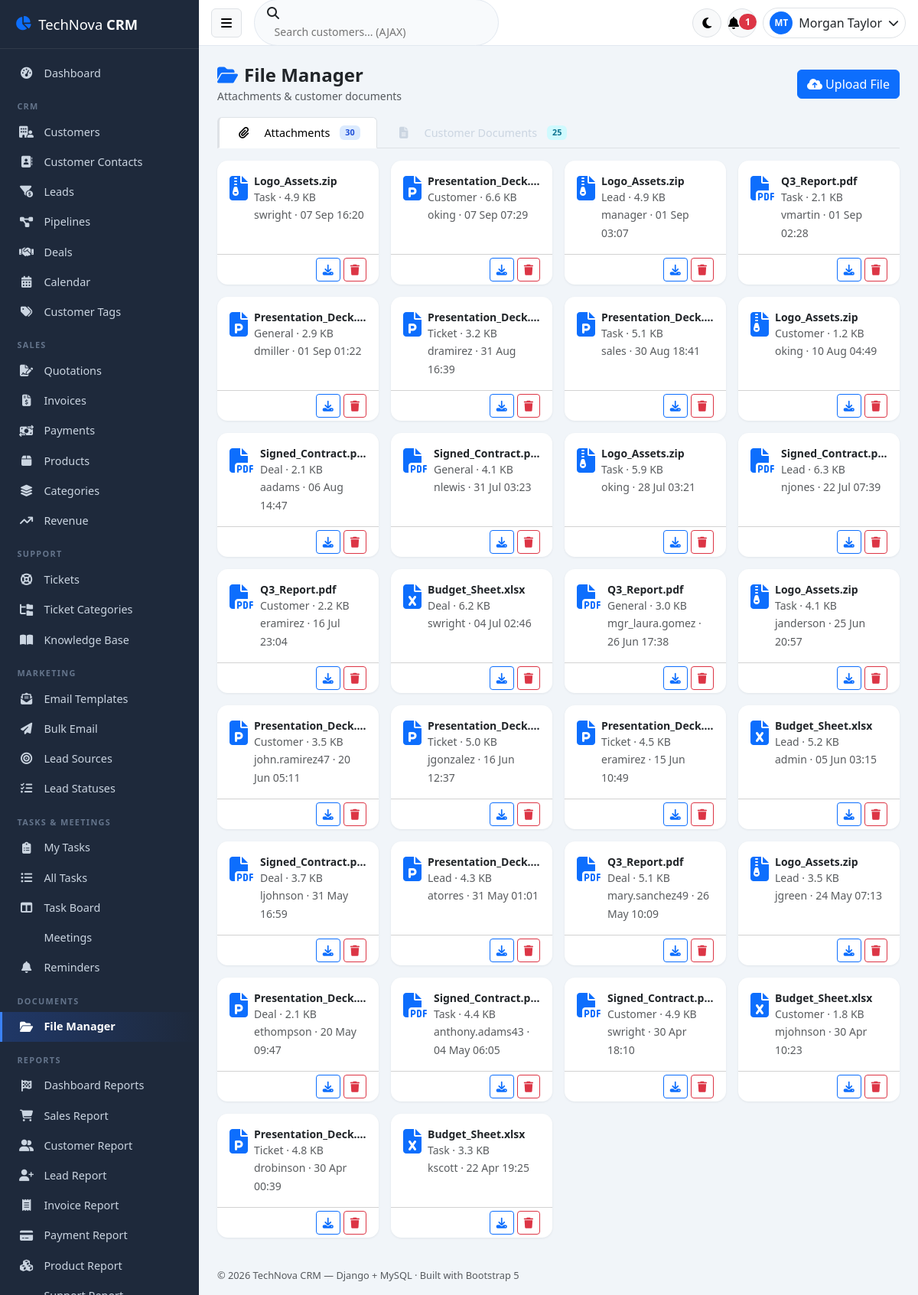
The page /file-manager/ (signed in) on the database its author committed.
### crm/models.py (models this page shows, shortened)
class User(AbstractBaseUser):
    STATUS_CHOICES = [('Active', 'Active'), ('Inactive', 'Inactive'), ('Suspended', 'Suspended')]
    role = models.ForeignKey(Role, on_delete=models.PROTECT, db_column='role_id', null=True)
    first_name = models.CharField(max_length=50)
    last_name = models.CharField(max_length=50)
    username = models.CharField(max_length=50, unique=True)
    email = models.EmailField(max_length=100, unique=True)
    phone = models.CharField(max_length=20, blank=True, default='')
    avatar = models.ImageField(upload_to='avatars/', blank=True, null=True)
    address = models.CharField(max_length=255, blank=True, default='')
    status = models.CharField(max_length=20, choices=STATUS_CHOICES, default='Active')
    last_login = models.DateTimeField(blank=True, null=True)
    remember_token = models.CharField(max_length=100, blank=True, default='')
    created_at = models.DateTimeField(auto_now_add=True)
    updated_at = models.DateTimeField(auto_now=True)
    objects = UserManager()
    USERNAME_FIELD = 'username'
    REQUIRED_FIELDS = ['email', 'first_name', 'last_name']
    class Meta:
        db_table = 'users'
    @property
    def is_active(self):
        return self.status == 'Active'
    @property
    def full_name(self):
        return f'{self.first_name} {self.last_name}'.strip()
    def get_full_name(self):
        return self.full_name

class Attachment(models.Model):
    MODULE_CHOICES = [('customer', 'Customer'), ('lead', 'Lead'), ('deal', 'Deal'), ('task', 'Task'),
                      ('ticket', 'Ticket'), ('invoice', 'Invoice'), ('quote', 'Quote'), ('general', 'General')]
    user = models.ForeignKey(User, on_delete=models.SET_NULL, db_column='user_id', null=True)
    module = models.CharField(max_length=20, choices=MODULE_CHOICES, default='general')
    record_id = models.IntegerField(null=True, blank=True)
    file_name = models.CharField(max_length=255)
    file_path = models.FileField(upload_to='attachments/')
    file_type = models.CharField(max_length=100, blank=True, default='')
    file_size = models.BigIntegerField(default=0)
    created_at = models.DateTimeField(auto_now_add=True)
    class Meta:
        db_table = 'attachments'

### crm/views/misc_views.py (the view)
# urls.py: path('file-manager/', views.file_manager, name='file_manager'),
@crm_login_required
def file_manager(request):
    attachments = Attachment.objects.select_related('user').order_by('-created_at')[:100]
    docs = CustomerDocument.objects.select_related('customer', 'uploaded_by').order_by('-created_at')[:100]
    return render(request, 'misc/file_manager.html', {
        'attachments': attachments,
        'documents': docs,
    })

### templates/misc/file_manager.html (shortened to what this page needs)
{% extends 'base.html' %}
{% load crm_extras %}
{% block content %}
<div class="d-flex justify-content-between align-items-center mb-3 flex-wrap gap-2">
    <div>
        <h4 class="fw-bold mb-0"><i class="fa-solid fa-folder-open text-primary me-2"></i>File Manager</h4>
        <small class="text-muted">Attachments &amp; customer documents</small>
    </div>
    <button class="btn btn-primary" onclick="$('#uploadInput').click()">
        <i class="fa-solid fa-cloud-arrow-up me-1"></i>Upload File</button>
</div>
<ul class="nav nav-tabs mb-3" role="tablist">
    <li class="nav-item"><button class="nav-link active" data-bs-toggle="tab" data-bs-target="#tabAtt" type="button">
        <i class="fa-solid fa-paperclip me-1"></i>Attachments <span class="badge badge-soft-primary">{{ attachments|length }}</span></button></li>
    <li class="nav-item"><button class="nav-link" data-bs-toggle="tab" data-bs-target="#tabDocs" type="button">
        <i class="fa-solid fa-file-lines me-1"></i>Customer Documents <span class="badge badge-soft-info">{{ documents|length }}</span></button></li>
</ul>
<div class="tab-content">
    <div class="tab-pane fade show active" id="tabAtt">
        <div class="row g-3">
            {% for a in attachments %}
            <div class="col-md-4 col-xl-3">
                <div class="card h-100 file-card">
                    <div class="card-body d-flex gap-2 align-items-start">
                        <i class="{{ a.file_type|file_icon }} fa-2x text-primary mt-1"></i>
                        <div class="flex-grow-1" style="min-width:0">
                            <div class="fw-semibold small text-truncate" title="{{ a.file_name }}">{{ a.file_name }}</div>
                            <small class="text-muted d-block">{{ a.module|title }} · {{ a.file_size|filesizeformat }}</small>
                            <small class="text-muted">{{ a.user.username|default:'—' }} · {{ a.created_at|date:"d M H:i" }}</small>
                        </div>
                    </div>
                    <div class="card-footer bg-transparent d-flex justify-content-end gap-1 py-1">
                        <a href="{{ a.file_path.url }}" target="_blank" class="btn btn-sm btn-outline-primary"><i class="fa-solid fa-download"></i></a>
                        <button class="btn btn-sm btn-outline-danger" onclick="deleteFile({{ a.pk }}, false)"><i class="fa-solid fa-trash"></i></button>
                    </div>
                </div>
            </div>
            {% empty %}
            <div class="col-12 text-center text-muted py-5">No attachments uploaded yet.</div>
            {% endfor %}
        </div>
    </div>
</div>
{% endblock %}

### templates/base.html (shortened to what this page needs)
{% load static crm_extras %}
<!DOCTYPE html>
<html lang="en" data-bs-theme="light">
<head>
    <link href="https://cdn.jsdelivr.net/npm/bootstrap@5.3.3/dist/css/bootstrap.min.css" rel="stylesheet">
    <link href="{% static 'vendor/fontawesome/css/all.min.css' %}" rel="stylesheet">
    <link href="https://cdn.datatables.net/1.13.11/css/dataTables.bootstrap5.min.css" rel="stylesheet">
    <link href="https://cdn.datatables.net/buttons/2.4.2/css/buttons.bootstrap5.min.css" rel="stylesheet">
    <link href="https://cdn.jsdelivr.net/npm/fullcalendar@6.1.15/index.global.min.css" rel="stylesheet">
    <link rel="stylesheet" href="{% static_v 'css/style.css' %}">
</head>
<body class="{% if request.COOKIES.theme == 'dark' %}dark-mode{% endif %}">
<div class="sidebar" id="sidebar">
    <div class="sidebar-brand">
        <i class="fa-solid fa-chart-pie text-primary"></i>
        <span>TechNova <b>CRM</b></span>
    </div>
    {% if request.user.is_authenticated %}
    <ul class="sidebar-nav" id="sidebarNav">
        <li class="nav-item {% if request.path == '/' %}active{% endif %}">
            <a href="/" class="nav-link"><i class="fa-solid fa-gauge-high"></i><span>Dashboard</span></a>
        </li>
        <li class="nav-title">CRM</li>
        <li class="nav-item {% if '/customers' in request.path %}active{% endif %}">
            <a href="/customers/" class="nav-link"><i class="fa-solid fa-building-user"></i><span>Customers</span></a>
        </li>
        <li class="nav-item {% if '/contacts' in request.path and 'lead' not in request.path %}active{% endif %}">
            <a href="/contacts/" class="nav-link"><i class="fa-solid fa-address-book"></i><span>Customer Contacts</span></a>
        </li>
        <li class="nav-item {% if '/leads' in request.path %}active{% endif %}">
            <a href="/leads/" class="nav-link"><i class="fa-solid fa-filter-circle-dollar"></i><span>Leads</span></a>
        </li>
        <li class="nav-item {% if '/pipelines' in request.path %}active{% endif %}">
            <a href="/pipelines/" class="nav-link"><i class="fa-solid fa-diagram-project"></i><span>Pipelines</span></a>
        </li>
        <li class="nav-item {% if '/deals' in request.path %}active{% endif %}">
            <a href="/deals/" class="nav-link"><i class="fa-solid fa-handshake"></i><span>Deals</span></a>
        </li>
        <li class="nav-item {% if '/calendar' in request.path %}active{% endif %}">
            <a href="/calendar/" class="nav-link"><i class="fa-solid fa-calendar-days"></i><span>Calendar</span></a>
        </li>
        <li class="nav-item {% if '/tags' in request.path %}active{% endif %}">
            <a href="/tags/" class="nav-link"><i class="fa-solid fa-tags"></i><span>Customer Tags</span></a>
        </li>
        <li class="nav-title">Sales</li>
        <li class="nav-item {% if '/quotes' in request.path %}active{% endif %}">
            <a href="/quotes/" class="nav-link"><i class="fa-solid fa-file-signature"></i><span>Quotations</span></a>
        </li>
        <li class="nav-item {% if '/invoices' in request.path %}active{% endif %}">
            <a href="/invoices/" class="nav-link"><i class="fa-solid fa-file-invoice-dollar"></i><span>Invoices</span></a>
        </li>
        <li class="nav-item {% if '/payments' in request.path %}active{% endif %}">
            <a href="/payments/" class="nav-link"><i class="fa-solid fa-money-bill-transfer"></i><span>Payments</span></a>
        </li>
        <li class="nav-item {% if '/products' in request.path %}active{% endif %}">
            <a href="/products/" class="nav-link"><i class="fa-solid fa-box"></i><span>Products</span></a>
        </li>
        <li class="nav-item {% if '/categories' in request.path %}active{% endif %}">
            <a href="/categories/" class="nav-link"><i class="fa-solid fa-layer-group"></i><span>Categories</span></a>
        </li>
        <li class="nav-item {% if '/reports/revenue' in request.path %}active{% endif %}">
            <a href="/reports/revenue/" class="nav-link"><i class="fa-solid fa-arrow-trend-up"></i><span>Revenue</span></a>
        </li>
        <li class="nav-title">Support</li>
        <li class="nav-item {% if '/tickets' in request.path and 'categories' not in request.path %}active{% endif %}">
            <a href="/tickets/" class="nav-link"><i class="fa-solid fa-life-ring"></i><span>Tickets</span></a>
        </li>
        <li class="nav-item {% if '/ticket-categories' in request.path %}active{% endif %}">
            <a href="/ticket-categories/" class="nav-link"><i class="fa-solid fa-folder-tree"></i><span>Ticket Categories</span></a>
        </li>
        <li class="nav-item {% if '/knowledge-base' in request.path %}active{% endif %}">
            <a href="/knowledge-base/" class="nav-link"><i class="fa-solid fa-book-open"></i><span>Knowledge Base</span></a>
        </li>
        <li class="nav-title">Marketing</li>
        <li class="nav-item {% if '/email/templates' in request.path %}active{% endif %}">
            <a href="/email/templates/" class="nav-link"><i class="fa-solid fa-envelope-open-text"></i><span>Email Templates</span></a>
        </li>
        <li class="nav-item {% if '/email/bulk' in request.path %}active{% endif %}">
            <a href="/email/bulk/" class="nav-link"><i class="fa-solid fa-paper-plane"></i><span>Bulk Email</span></a>
        </li>
        <li class="nav-item {% if '/lead-sources' in request.path %}active{% endif %}">
            <a href="/lead-sources/" class="nav-link"><i class="fa-solid fa-bullseye"></i><span>Lead Sources</span></a>
        </li>
        <li class="nav-item {% if '/lead-statuses' in request.path %}active{% endif %}">
            <a href="/lead-statuses/" class="nav-link"><i class="fa-solid fa-list-check"></i><span>Lead Statuses</span></a>
        </li>
        <li class="nav-title">Tasks &amp; Meetings</li>
        <li class="nav-item {% if request.path == '/tasks/' or 'scope=my' in request.full_path %}active{% endif %}">
            <a href="/tasks/?scope=my" class="nav-link"><i class="fa-solid fa-clipboard-list"></i><span>My Tasks</span></a>
        </li>
        <li class="nav-item {% if request.path == '/tasks/' %}active{% endif %}">
            <a href="/tasks/" class="nav-link"><i class="fa-solid fa-list-ul"></i><span>All Tasks</span></a>
        </li>
        <li class="nav-item {% if '/tasks/board' in request.path %}active{% endif %}">
            <a href="/tasks/board/" class="nav-link"><i class="fa-solid fa-table-columns"></i><span>Task Board</span></a>
        </li>
        <li class="nav-item {% if '/meetings' in request.path %}active{% endif %}">
            <a href="/meetings/" class="nav-link"><span>Meetings</span></a>
        </li>
        <li class="nav-item {% if '/reminders' in request.path %}active{% endif %}">
            <a href="/reminders/" class="nav-link"><i class="fa-solid fa-bell"></i><span>Reminders</span></a>
        </li>
        <li class="nav-title">Documents</li>
        <li class="nav-item {% if '/file-manager' in request.path %}active{% endif %}">
            <a href="/file-manager/" class="nav-link"><i class="fa-solid fa-folder-open"></i><span>File Manager</span></a>
        </li>
        <li class="nav-title">Reports</li>
        <li class="nav-item {% if request.path == '/reports/' %}active{% endif %}">
            <a href="/reports/" class="nav-link"><i class="fa-solid fa-flag-checkered"></i><span>Dashboard Reports</span></a>
        </li>
        <li class="nav-item {% if '/reports/sales' in request.path %}active{% endif %}">
            <a href="/reports/sales/" class="nav-link"><i class="fa-solid fa-cart-shopping"></i><span>Sales Report</span></a>
        </li>
        <li class="nav-item {% if '/reports/customers' in request.path %}active{% endif %}">
            <a href="/reports/customers/" class="nav-link"><i class="fa-solid fa-user-group"></i><span>Customer Report</span></a>
        </li>
        <li class="nav-item {% if '/reports/leads' in request.path %}active{% endif %}">
            <a href="/reports/leads/" class="nav-link"><i class="fa-solid fa-user-plus"></i><span>Lead Report</span></a>
        </li>
        <li class="nav-item {% if '/reports/invoices' in request.path %}active{% endif %}">
            <a href="/reports/invoices/" class="nav-link"><i class="fa-solid fa-receipt"></i><span>Invoice Report</span></a>
        </li>
        <li class="nav-item {% if '/reports/payments' in request.path %}active{% endif %}">
            <a href="/reports/payments/" class="nav-link"><i class="fa-solid fa-credit-card"></i><span>Payment Report</span></a>
        </li>
        <li class="nav-item {% if '/reports/products' in request.path %}active{% endif %}">
            <a href="/reports/products/" class="nav-link"><i class="fa-solid fa-cubes"></i><span>Product Report</span></a>
        </li>
        <li class="nav-item {% if '/reports/tickets' in request.path %}active{% endif %}">
            <a href="/reports/tickets/" class="nav-link"><span>Support Report</span></a>
        </li>
    </ul>
    {% endif %}
</div>
<div class="main-area" id="mainArea">
    <nav class="topbar">
        <button class="btn btn-light border" id="sidebarToggle"><i class="fa-solid fa-bars"></i></button>
        <div class="topbar-search d-none d-md-block">
            <i class="fa-solid fa-magnifying-glass"></i>
            <input type="text" id="globalSearch" placeholder="Search customers... (AJAX)" autocomplete="off">
        </div>
        <div class="ms-auto d-flex align-items-center gap-2">
            <button class="btn btn-light border rounded-circle icon-btn" id="darkModeToggle" title="Toggle dark mode">
                <i class="fa-solid fa-moon"></i>
            </button>
            {% if request.user.is_authenticated %}
            <div class="dropdown">
                <button class="btn btn-light border position-relative rounded-circle icon-btn" data-bs-toggle="dropdown"
                        id="notifBell">
                    <i class="fa-solid fa-bell"></i>
                    <span class="badge bg-danger rounded-pill notif-count {% if not unread_notifications %}d-none{% endif %}"
                          id="notifCount">{{ unread_notifications }}</span>
                </button>
            </div>
            <div class="dropdown">
                <button class="btn d-flex align-items-center gap-2 border rounded-pill py-1 px-2" data-bs-toggle="dropdown">
                    {% if request.user.avatar %}
                    <img src="{{ request.user.avatar.url }}" class="avatar-sm" alt="">
                    {% else %}
                    <span class="avatar-sm avatar-initials bg-primary text-white">{{ request.user.first_name|slice:":1" }}{{ request.user.last_name|slice:":1" }}</span>
                    {% endif %}
                    <span class="d-none d-md-inline">{{ request.user.get_full_name|default:request.user.username }}</span>
                    <i class="fa-solid fa-chevron-down small"></i>
                </button>
            </div>
            {% endif %}
        </div>
    </nav>
    <main class="content p-3 p-lg-4">
        {% block content %}{% endblock %}
    </main>
    <footer class="content-footer text-muted small">
        © {% now "Y" %} TechNova CRM — Django + MySQL · Built with Bootstrap 5
    </footer>
</div>
</body>
</html>

### rows shown on the page
User: user.first_name "M", user.last_name "T", user.get_full_name "Morgan Taylor"
Attachment: file_name "Logo_Assets.zip", module "Task", file_size|filesizeformat "4.9 KB", user.username "swright", created_at "07 Sep 16:20"
Attachment: file_name "Presentation_Deck.…", module "Customer", file_size|filesizeformat "6.6 KB", user.username "oking", created_at "07 Sep 07:29"
Attachment: file_name "Logo_Assets.zip", module "Lead", file_size|filesizeformat "4.9 KB", user.username "manager", created_at "01 Sep 03:07"
Attachment: file_name "Q3_Report.pdf", module "Task", file_size|filesizeformat "2.1 KB", user.username "vmartin", created_at "01 Sep 02:28"
Attachment: file_name "Presentation_Deck.…", module "General", file_size|filesizeformat "2.9 KB", user.username "dmiller", created_at "01 Sep 01:22"
Attachment: file_name "Presentation_Deck.…", module "Ticket", file_size|filesizeformat "3.2 KB", user.username "dramirez", created_at "31 Aug 16:39"
Attachment: file_name "Presentation_Deck.…", module "Task", file_size|filesizeformat "5.1 KB", user.username "sales", created_at "30 Aug 18:41"
Attachment: file_name "Logo_Assets.zip", module "Customer", file_size|filesizeformat "1.2 KB", user.username "oking", created_at "10 Aug 04:49"
Attachment: file_name "Signed_Contract.p…", module "Deal", file_size|filesizeformat "2.1 KB", user.username "aadams", created_at "06 Aug 14:47"
Attachment: file_name "Signed_Contract.p…", module "General", file_size|filesizeformat "4.1 KB", user.username "nlewis", created_at "31 Jul 03:23"
Attachment: file_name "Logo_Assets.zip", module "Task", file_size|filesizeformat "5.9 KB", user.username "oking", created_at "28 Jul 03:21"
Attachment: file_name "Signed_Contract.p…", module "Lead", file_size|filesizeformat "6.3 KB", user.username "njones", created_at "22 Jul 07:39"
Attachment: file_name "Q3_Report.pdf", module "Customer", file_size|filesizeformat "2.2 KB", user.username "eramirez", created_at "16 Jul 23:04"
Attachment: file_name "Budget_Sheet.xlsx", module "Deal", file_size|filesizeformat "6.2 KB", user.username "swright", created_at "04 Jul 02:46"
Attachment: file_name "Q3_Report.pdf", module "General", file_size|filesizeformat "3.0 KB", user.username "mgr_laura.gomez", created_at "26 Jun 17:38"
Attachment: file_name "Logo_Assets.zip", module "Task", file_size|filesizeformat "4.1 KB", user.username "janderson", created_at "25 Jun 20:57"
Attachment: file_name "Presentation_Deck.…", module "Customer", file_size|filesizeformat "3.5 KB", user.username "john.ramirez47", created_at "20 Jun 05:11"
Attachment: file_name "Presentation_Deck.…", module "Ticket", file_size|filesizeformat "5.0 KB", user.username "jgonzalez", created_at "16 Jun 12:37"
Attachment: file_name "Presentation_Deck.…", module "Ticket", file_size|filesizeformat "4.5 KB", user.username "eramirez", created_at "15 Jun 10:49"
Attachment: file_name "Budget_Sheet.xlsx", module "Lead", file_size|filesizeformat "5.2 KB", user.username "admin", created_at "05 Jun 03:15"
Attachment: file_name "Signed_Contract.p…", module "Deal", file_size|filesizeformat "3.7 KB", user.username "ljohnson", created_at "31 May 16:59"
Attachment: file_name "Presentation_Deck.…", module "Lead", file_size|filesizeformat "4.3 KB", user.username "atorres", created_at "31 May 01:01"
Attachment: file_name "Q3_Report.pdf", module "Deal", file_size|filesizeformat "5.1 KB", user.username "mary.sanchez49", created_at "26 May 10:09"
Attachment: file_name "Logo_Assets.zip", module "Lead", file_size|filesizeformat "3.5 KB", user.username "jgreen", created_at "24 May 07:13"
Attachment: file_name "Presentation_Deck.…", module "Deal", file_size|filesizeformat "2.1 KB", user.username "ethompson", created_at "20 May 09:47"
Attachment: file_name "Signed_Contract.p…", module "Task", file_size|filesizeformat "4.4 KB", user.username "anthony.adams43", created_at "04 May 06:05"
Attachment: file_name "Signed_Contract.p…", module "Customer", file_size|filesizeformat "4.9 KB", user.username "swright", created_at "30 Apr 18:10"
Attachment: file_name "Budget_Sheet.xlsx", module "Customer", file_size|filesizeformat "1.8 KB", user.username "mjohnson", created_at "30 Apr 10:23"
Attachment: file_name "Presentation_Deck.…", module "Ticket", file_size|filesizeformat "4.8 KB", user.username "drobinson", created_at "30 Apr 00:39"
Attachment: file_name "Budget_Sheet.xlsx", module "Task", file_size|filesizeformat "3.3 KB", user.username "kscott", created_at "22 Apr 19:25"

### other values the page prints
{{ unread_notifications }} "1"
{{ attachments|length }} "30"
{{ documents|length }} "25"
